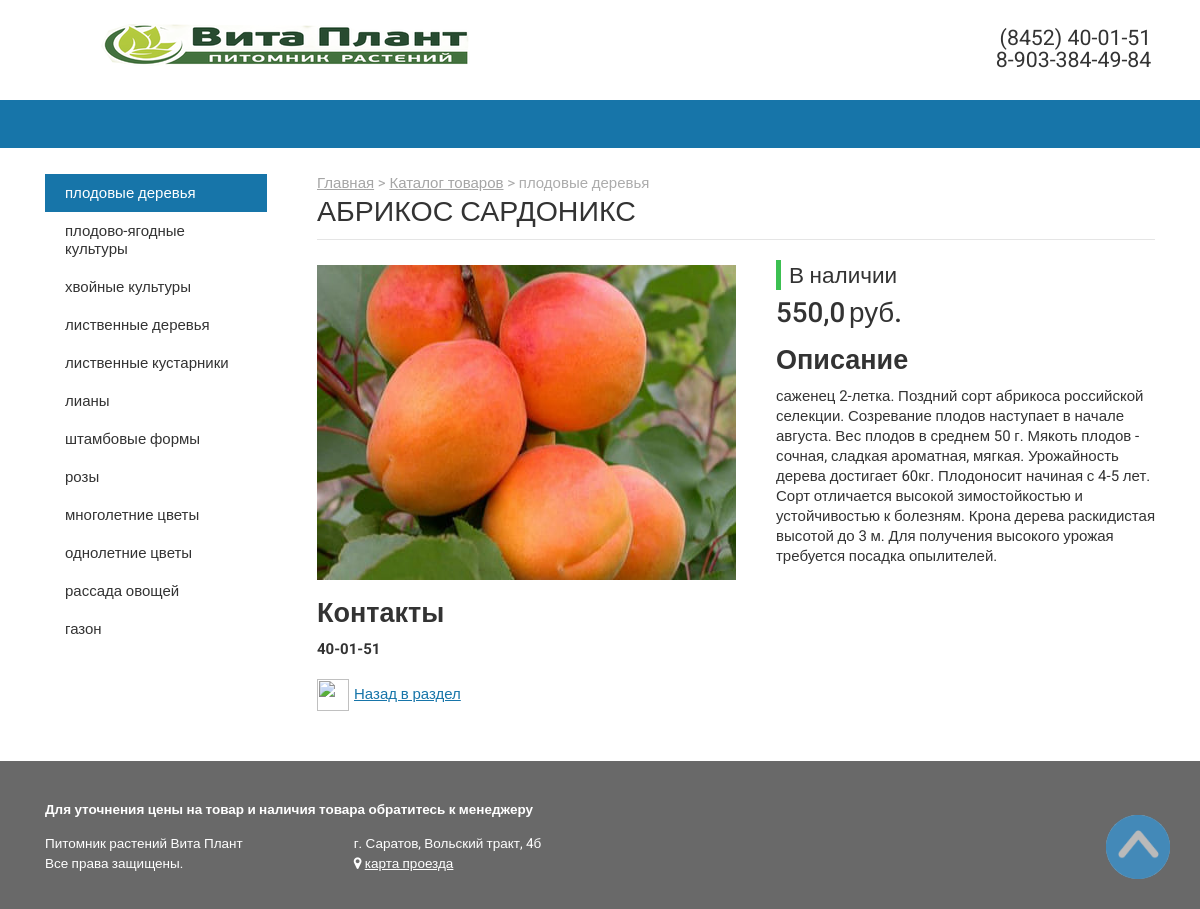
Page /21/ on the committed database.
### store/models.py (models this page shows, shortened)
class Category(models.Model):
	name = models.CharField('Название', max_length=50)
	url = models.SlugField('URL', max_length=200, unique=True, default='')
	image = models.ImageField('Фото', null=True, blank=True)
	description = models.TextField('Описание', default='')
	objects = models.Manager()
	class Meta:
		verbose_name = 'Категория'
		verbose_name_plural = 'Категории'

class Product(models.Model):
	category = models.ForeignKey(Category, verbose_name='Катерогия товаров', on_delete=models.SET_NULL, null=True)
	name = models.CharField('Название', max_length=200)
	price = models.FloatField('Цена')
	availability = models.BooleanField('В наличии', default=False,null=True, blank=True)
	image = models.ImageField('Фото', null=True, blank=True)
	description = models.TextField('Описание', default='')
	contact = models.TextField('Контакты', default='')
	objects = models.Manager()
	class Meta:
		verbose_name = 'Товар'
		verbose_name_plural = 'Товары'
	def is_availible(self):
		return self.availability
	@property
	def imageURL(self):
		try:
			url = self.image.url
		except:
			url = ''
		return url

### store/views.py (the view)
# urls.py: path('<int:product_id>/', views.detail, name='detail'),
def detail(request, product_id):
	menu = Category.objects.all()
	try:
		product = Product.objects.get(id=product_id)
	except:
		raise Http404('Товар с указанным ID не найден.')
	context = {
		'product': product,
		'menu': menu
	}
	return render(request, 'store/detail.html', context)

### store/templates/store/detail.html (shortened to what this page needs)
{% extends 'store/main.html' %}
{% load static %}
{% block content %}
<div id="content">
    <div class="inner clearfix">
        <div id="sidebar">
            <ul id="menu" class="left sm sm-theme sm-vertical">
                {% for section in menu %}
                {% if section.name == product.category.name %}
                <li class="selected"> <a href="../{{section.url}}">{{section.name}}</a> </li>
                {% else %}
                <li> <a href="../{{section.url}}">{{section.name}}</a> </li>
                {% endif %}
                {% endfor %}
            </ul>
        </div>
        <div id="workarea" class="partial clearfix">
            <div id="breadcrumbs" class="default"> <span>
                    <a href="{% url 'store:store' %}" title="Главная">Главная</a>
                </span> <span>>
                    <a href="{% url 'store:products' %}" title="Каталог товаров">Каталог товаров</a>
                </span> <span>> {{product.category.name}}</span> </div>
            <h1 class="title">{{product.name}}</h1>
            <div id="catalog" class="default">
                <div id="catalog-element" class="default">
                    <div class="card clearfix">
                        <div class="col-left">
                            <div class="swiper-container pictures">
                                <div class="swiper-wrapper">
                                    <div class="swiper-slide">
                                        <a class="fancybox" href="{{product.imageURL}}" rel="group-502"> <img src="{{product.imageURL}}" alt="{{product.name}}" title="{{product.name}}" style="width: 420px; height: 315px;"> </a>
                                    </div>
                                </div>
                            </div>
                        </div>
                        <div class="col-right">
                            <div class="info">
                                {% if product.is_availible == True %}
                                <div class="marks"> <span class="status" style="font-size: 150%; padding: 2px 8px; border-left: 5px solid; border-color: #3cc051; margin-bottom: 10px;">В наличии</span> </div>
                                {% else %}
                                <div class="marks"> <span class="status" style="font-size: 150%; padding: 2px 8px; border-left: 5px solid; border-color: #ff4d00; margin-bottom: 10px;">Нет в наличии</span> </div>
                                {% endif %}
                                <div class="price">
                                    <div class="actual" style="margin-top: 15px;"> <span class="value" style="font-size: 185%; font-weight: 500;">{{product.price}}</span> <span class="currency" style="font-size: 185%; font-weight: 500;">руб.</span> </div>
                                </div>
                                <div class="detail-text clearfix">
                                    <h2>Описание</h2>{{product.description}}
                                </div>
                            </div>
                        </div>
                    </div>
                    <div class="detail-text clearfix">
                        <h2>Контакты</h2><strong>{{product.contact}}</strong>
                    </div>
                    <br>
                    <div class="back-link"> <a href="../"><img src="{% static 'include/back.png' %}" style="width: 32px; height: 32px; margin-right: 5px;">Назад в раздел</a> </div>
                </div>
            </div>
        </div>
    </div>
</div>
{% endblock %}

### rows in the picture
Category: name "плодовые деревья"
Category: name "плодово-ягодные культуры"
Category: name "хвойные культуры"
Category: name "лиственные деревья"
Category: name "лиственные кустарники"
Category: name "лианы"
Category: name "штамбовые формы"
Category: name "розы"
Category: name "многолетние цветы"
Category: name "однолетние цветы"
Category: name "рассада овощей"
Category: name "газон"
Product: category.name "плодовые деревья", name "АБРИКОС САРДОНИКС", imageURL (picture), price "550,0", description "саженец 2-летка. Поздний сорт абрикоса российской селекции. Созревание плодов наступает в начале августа. Вес плодов в среднем 50 г. Мякоть плодов - сочная, сладкая ароматная, мягкая. Урожайность дерева достигает 60кг. Плодоносит начиная с 4-5 лет. Сорт отличается высокой зимостойкостью и устойчивостью к болезням. Крона дерева раскидистая высотой до 3 м. Для получения высокого урожая требуется посадка опылителей.", contact "40-01-51"
